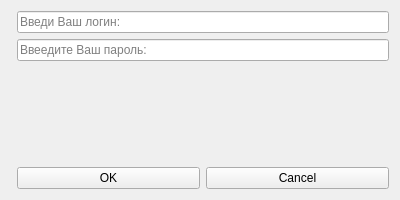
<?xml version="1.0" encoding="UTF-8"?>
<ui version="4.0">
 <class>Form</class>
 <widget class="QWidget" name="Form">
  <property name="geometry">
   <rect>
    <x>0</x>
    <y>0</y>
    <width>400</width>
    <height>200</height>
   </rect>
  </property>
  <property name="windowTitle">
   <string>Тестовая форма</string>
  </property>
  <layout class="QFormLayout" name="formLayout">
   <item row="0" column="1">
    <layout class="QVBoxLayout" name="verticalLayout">
     <item>
      <widget class="QLineEdit" name="lineEditlogin">
       <property name="placeholderText">
        <string>Введи Ваш логин:</string>
       </property>
      </widget>
     </item>
     <item>
      <widget class="QLineEdit" name="lineEditpassword">
       <property name="echoMode">
        <enum>QLineEdit::EchoMode::Password</enum>
       </property>
       <property name="placeholderText">
        <string>Ввеедите Ваш пароль:</string>
       </property>
      </widget>
     </item>
    </layout>
   </item>
   <item row="2" column="1">
    <layout class="QHBoxLayout" name="horizontalLayout">
     <item>
      <widget class="QPushButton" name="pushButtonOK">
       <property name="text">
        <string>OK</string>
       </property>
      </widget>
     </item>
     <item>
      <widget class="QPushButton" name="pushButtonCancel">
       <property name="text">
        <string>Cancel</string>
       </property>
      </widget>
     </item>
    </layout>
   </item>
   <item row="1" column="1">
    <spacer name="verticalSpacer">
     <property name="orientation">
      <enum>Qt::Orientation::Vertical</enum>
     </property>
     <property name="sizeHint" stdset="0">
      <size>
       <width>10</width>
       <height>20</height>
      </size>
     </property>
    </spacer>
   </item>
  </layout>
 </widget>
 <resources/>
 <connections/>
</ui>
